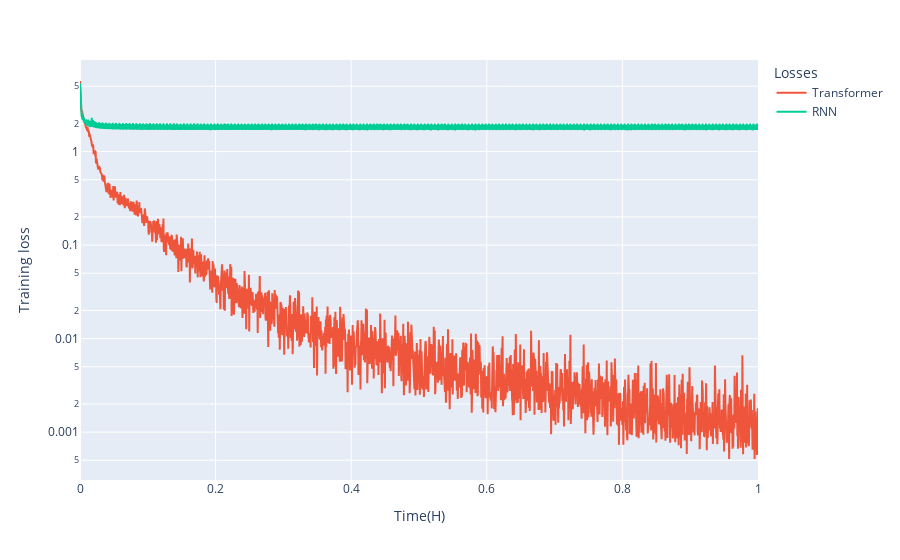

Source (notebook cell):
### Code cell
#Plot data transformer vs rnn

# Intialize the figure
fig = px.scatter()

# Add the data
fig.add_scatter(x=Transformer_df['Time(H)'], y=Transformer_df['Transformer Loss'],name="Transformer")
fig.add_scatter(x=Rnn_df['Time(H)'],y= Rnn_df['RNN Loss'],name="RNN")

# Update the figure
fig.update_layout(legend=dict(title="Losses"))
fig.update_xaxes(
    title="Time(H)"
)
fig.update_yaxes(
    title="Training loss",type="log"
)

# Show the figure
fig.show()

### Figure 1 — Plotly figure (JSON) as saved in the notebook; plotly's stock layout.template omitted (floating-point values rounded to 4 significant figures; data arrays with more than 128 entries replaced by an {"elided": "..."} marker saying what was removed)
{"data": [{"hovertemplate": "<extra></extra>", "legendgroup": "", "marker": {"color": "#636efa", "symbol": "circle"}, "mode": "markers", "name": "", "orientation": "v", "showlegend": false, "type": "scatter", "xaxis": "x", "yaxis": "y"}, {"name": "Transformer", "type": "scatter", "x": {"elided": "2000 float values"}, "y": {"elided": "2000 float values"}}, {"name": "RNN", "type": "scatter", "x": {"elided": "40000 float values"}, "y": {"elided": "40000 float values"}}], "layout": {"legend": {"title": {"text": "Losses"}, "tracegroupgap": 0}, "margin": {"t": 60}, "xaxis": {"anchor": "y", "domain": [0, 1], "title": {"text": "Time(H)"}}, "yaxis": {"anchor": "x", "domain": [0, 1], "title": {"text": "Training loss"}, "type": "log"}}}
